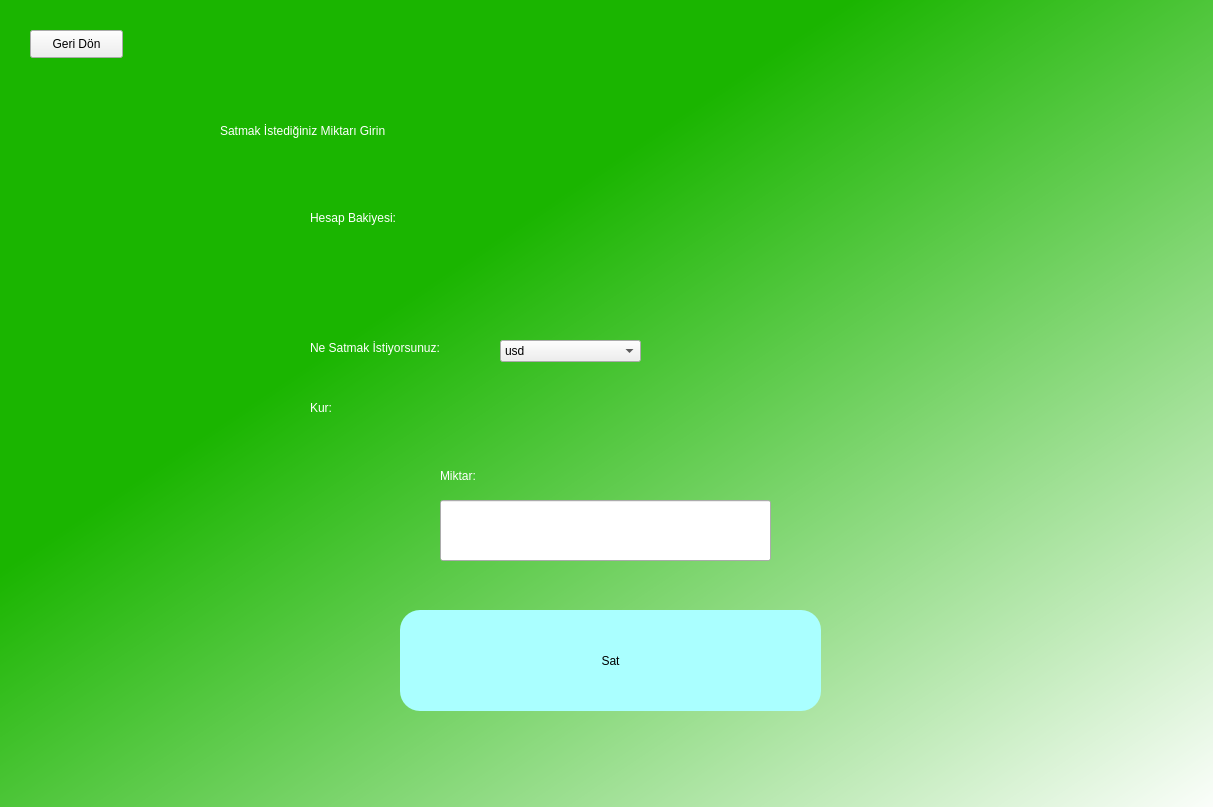
<?xml version="1.0" encoding="UTF-8"?>
<ui version="4.0">
 <class>Form</class>
 <widget class="QWidget" name="Form">
  <property name="geometry">
   <rect>
    <x>0</x>
    <y>0</y>
    <width>1213</width>
    <height>807</height>
   </rect>
  </property>
  <property name="windowTitle">
   <string>Form</string>
  </property>
  <widget class="QWidget" name="widget" native="true">
   <property name="geometry">
    <rect>
     <x>0</x>
     <y>0</y>
     <width>1221</width>
     <height>821</height>
    </rect>
   </property>
   <property name="styleSheet">
    <string notr="true">QWidget#widget{
background-color: qlineargradient(spread:pad, x1:0, y1:0, x2:1, y2:1, stop:0.348259 rgba(26, 181, 0, 255), stop:1 rgba(255, 255, 255, 255));}</string>
   </property>
   <widget class="QLabel" name="label">
    <property name="geometry">
     <rect>
      <x>220</x>
      <y>60</y>
      <width>891</width>
      <height>141</height>
     </rect>
    </property>
    <property name="styleSheet">
     <string notr="true">font: 36pt &quot;MS Shell Dlg 2&quot;;color: rgb(255, 255, 255);
</string>
    </property>
    <property name="text">
     <string>Satmak İstediğiniz Miktarı Girin</string>
    </property>
   </widget>
   <widget class="QPushButton" name="sell">
    <property name="geometry">
     <rect>
      <x>400</x>
      <y>610</y>
      <width>421</width>
      <height>101</height>
     </rect>
    </property>
    <property name="styleSheet">
     <string notr="true">border-radius: 20px;
background-color: rgb(170,255,255);
font: 16pt &quot;MS Shell Dlg 2&quot;;</string>
    </property>
    <property name="text">
     <string>Sat</string>
    </property>
   </widget>
   <widget class="QLineEdit" name="entermoney">
    <property name="geometry">
     <rect>
      <x>440</x>
      <y>500</y>
      <width>331</width>
      <height>61</height>
     </rect>
    </property>
    <property name="styleSheet">
     <string notr="true">font: 12pt &quot;MS Shell Dlg 2&quot;;</string>
    </property>
   </widget>
   <widget class="QLabel" name="label_2">
    <property name="geometry">
     <rect>
      <x>440</x>
      <y>460</y>
      <width>81</width>
      <height>31</height>
     </rect>
    </property>
    <property name="styleSheet">
     <string notr="true">color: white;
font: 10pt &quot;MS Shell Dlg 2&quot;;</string>
    </property>
    <property name="text">
     <string>Miktar: </string>
    </property>
   </widget>
   <widget class="QPushButton" name="turnback">
    <property name="geometry">
     <rect>
      <x>30</x>
      <y>30</y>
      <width>93</width>
      <height>28</height>
     </rect>
    </property>
    <property name="text">
     <string>Geri Dön</string>
    </property>
   </widget>
   <widget class="QLabel" name="label_4">
    <property name="geometry">
     <rect>
      <x>310</x>
      <y>210</y>
      <width>121</width>
      <height>16</height>
     </rect>
    </property>
    <property name="styleSheet">
     <string notr="true">font: 10pt &quot;MS Shell Dlg 2&quot;;
color: white;</string>
    </property>
    <property name="text">
     <string>Hesap Bakiyesi: </string>
    </property>
   </widget>
   <widget class="QLabel" name="showmoneytl">
    <property name="geometry">
     <rect>
      <x>430</x>
      <y>210</y>
      <width>191</width>
      <height>16</height>
     </rect>
    </property>
    <property name="styleSheet">
     <string notr="true">font: 10pt &quot;MS Shell Dlg 2&quot;;
color: white;</string>
    </property>
    <property name="text">
     <string/>
    </property>
   </widget>
   <widget class="QLabel" name="showmoneyusd">
    <property name="geometry">
     <rect>
      <x>430</x>
      <y>240</y>
      <width>191</width>
      <height>16</height>
     </rect>
    </property>
    <property name="styleSheet">
     <string notr="true">font: 10pt &quot;MS Shell Dlg 2&quot;;
color: white;</string>
    </property>
    <property name="text">
     <string/>
    </property>
   </widget>
   <widget class="QLabel" name="showmoneyeur">
    <property name="geometry">
     <rect>
      <x>430</x>
      <y>270</y>
      <width>191</width>
      <height>16</height>
     </rect>
    </property>
    <property name="styleSheet">
     <string notr="true">font: 10pt &quot;MS Shell Dlg 2&quot;;
color: white;</string>
    </property>
    <property name="text">
     <string/>
    </property>
   </widget>
   <widget class="QLabel" name="label_5">
    <property name="geometry">
     <rect>
      <x>310</x>
      <y>340</y>
      <width>191</width>
      <height>16</height>
     </rect>
    </property>
    <property name="styleSheet">
     <string notr="true">font: 10pt &quot;MS Shell Dlg 2&quot;;
color: white;</string>
    </property>
    <property name="text">
     <string>Ne Satmak İstiyorsunuz:</string>
    </property>
   </widget>
   <widget class="QComboBox" name="selectcur">
    <property name="geometry">
     <rect>
      <x>500</x>
      <y>340</y>
      <width>141</width>
      <height>22</height>
     </rect>
    </property>
    <property name="styleSheet">
     <string notr="true">font: 10pt &quot;MS Shell Dlg 2&quot;;</string>
    </property>
    <item>
     <property name="text">
      <string>usd</string>
     </property>
    </item>
    <item>
     <property name="text">
      <string>eur</string>
     </property>
    </item>
   </widget>
   <widget class="QLabel" name="label_6">
    <property name="geometry">
     <rect>
      <x>310</x>
      <y>400</y>
      <width>41</width>
      <height>16</height>
     </rect>
    </property>
    <property name="styleSheet">
     <string notr="true">font: 10pt &quot;MS Shell Dlg 2&quot;;
color: white;</string>
    </property>
    <property name="text">
     <string>Kur: </string>
    </property>
   </widget>
   <widget class="QLabel" name="showusdcur">
    <property name="geometry">
     <rect>
      <x>350</x>
      <y>400</y>
      <width>141</width>
      <height>16</height>
     </rect>
    </property>
    <property name="styleSheet">
     <string notr="true">font: 10pt &quot;MS Shell Dlg 2&quot;;
color: white;</string>
    </property>
    <property name="text">
     <string/>
    </property>
   </widget>
   <widget class="QLabel" name="showeurcur">
    <property name="geometry">
     <rect>
      <x>520</x>
      <y>400</y>
      <width>171</width>
      <height>16</height>
     </rect>
    </property>
    <property name="styleSheet">
     <string notr="true">font: 10pt &quot;MS Shell Dlg 2&quot;;
color: white;</string>
    </property>
    <property name="text">
     <string/>
    </property>
   </widget>
   <widget class="QLabel" name="error">
    <property name="geometry">
     <rect>
      <x>440</x>
      <y>580</y>
      <width>331</width>
      <height>16</height>
     </rect>
    </property>
    <property name="styleSheet">
     <string notr="true">font: 8pt &quot;MS Shell Dlg 2&quot;;
color: red;</string>
    </property>
    <property name="text">
     <string/>
    </property>
   </widget>
  </widget>
 </widget>
 <resources/>
 <connections/>
</ui>
